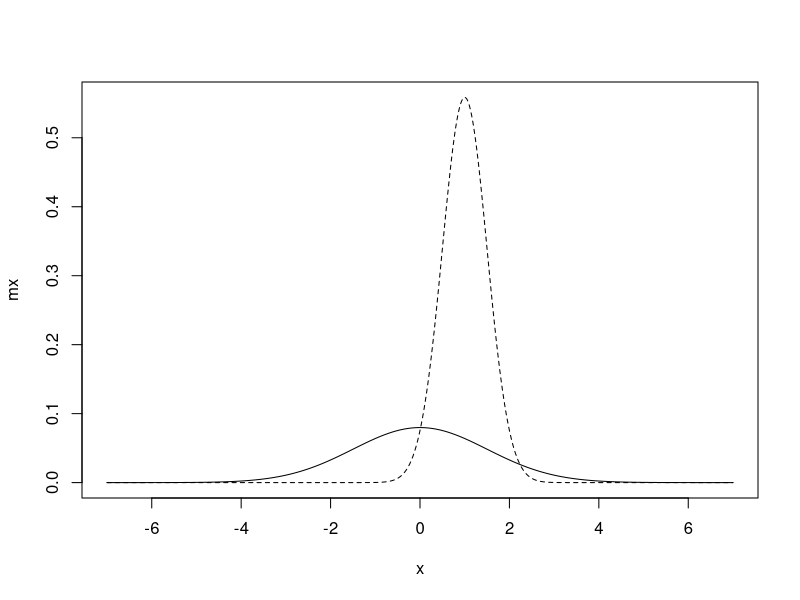

This chart was generated by the following R code:
# a simple two-class Gaussian problem.  The graph depicts p(c)p(x|c) for the two classes c=1,2.
# The c that maximizes this product is the choice that will minimize p(error|x).


p = c(.3,.7);   # the class probabilitiess
m = c(0,1);  # the class means
s = c(1.5,.5);  # the class std deviations  

x = seq(-7,7,by=.01);   # the range we will plot over
N = length(x);
pr = matrix(0,2,N);	# this holds the values of p(c)p(x|c)
for (i in 1:2) {
    pr[i,] = p[i]*dnorm(x,m[i],s[i]);
}
mx = apply(pr,2,max);	# for each x take the maximal value of p(c)p(x|c)
plot(x,mx,pch="");
for (i in 1:2) {
    lines(x,pr[i,],lty=i);
}
